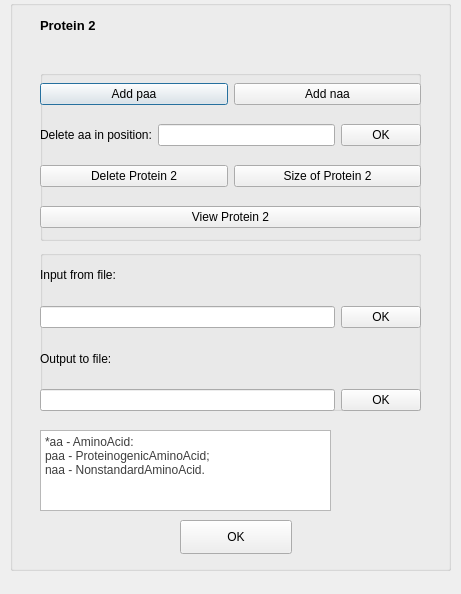
<?xml version="1.0" encoding="UTF-8"?>
<ui version="4.0">
 <class>SecondWindow</class>
 <widget class="QDialog" name="SecondWindow">
  <property name="geometry">
   <rect>
    <x>0</x>
    <y>0</y>
    <width>461</width>
    <height>594</height>
   </rect>
  </property>
  <property name="windowTitle">
   <string>Protein 2</string>
  </property>
  <widget class="QGroupBox" name="groupBox_3">
   <property name="geometry">
    <rect>
     <x>10</x>
     <y>0</y>
     <width>441</width>
     <height>571</height>
    </rect>
   </property>
   <property name="title">
    <string/>
   </property>
   <widget class="QLabel" name="label_2">
    <property name="geometry">
     <rect>
      <x>30</x>
      <y>10</y>
      <width>101</width>
      <height>31</height>
     </rect>
    </property>
    <property name="font">
     <font>
      <pointsize>10</pointsize>
     </font>
    </property>
    <property name="text">
     <string>&lt;html&gt;&lt;head/&gt;&lt;body&gt;&lt;p&gt;&lt;span style=&quot; font-weight:600;&quot;&gt;Protein 2&lt;/span&gt;&lt;/p&gt;&lt;/body&gt;&lt;/html&gt;</string>
    </property>
   </widget>
   <widget class="QGroupBox" name="groupBox_2">
    <property name="geometry">
     <rect>
      <x>30</x>
      <y>70</y>
      <width>381</width>
      <height>171</height>
     </rect>
    </property>
    <property name="title">
     <string/>
    </property>
    <widget class="QWidget" name="verticalLayoutWidget_4">
     <property name="geometry">
      <rect>
       <x>0</x>
       <y>0</y>
       <width>381</width>
       <height>171</height>
      </rect>
     </property>
     <layout class="QVBoxLayout" name="verticalLayout_4">
      <item>
       <layout class="QHBoxLayout" name="horizontalLayout">
        <item>
         <widget class="QPushButton" name="pushButton_13">
          <property name="text">
           <string>Add paa</string>
          </property>
         </widget>
        </item>
        <item>
         <widget class="QPushButton" name="pushButton_14">
          <property name="text">
           <string>Add naa</string>
          </property>
         </widget>
        </item>
       </layout>
      </item>
      <item>
       <layout class="QHBoxLayout" name="horizontalLayout_10">
        <item>
         <widget class="QLabel" name="label_10">
          <property name="font">
           <font>
            <pointsize>9</pointsize>
           </font>
          </property>
          <property name="text">
           <string>Delete aa in position:</string>
          </property>
         </widget>
        </item>
        <item>
         <widget class="QLineEdit" name="lineEdit_5">
          <property name="font">
           <font>
            <pointsize>9</pointsize>
           </font>
          </property>
         </widget>
        </item>
        <item>
         <widget class="QPushButton" name="pushButton_4">
          <property name="font">
           <font>
            <pointsize>9</pointsize>
           </font>
          </property>
          <property name="text">
           <string>OK</string>
          </property>
         </widget>
        </item>
       </layout>
      </item>
      <item>
       <layout class="QHBoxLayout" name="horizontalLayout_11">
        <item>
         <widget class="QPushButton" name="pushButton_5">
          <property name="font">
           <font>
            <pointsize>9</pointsize>
           </font>
          </property>
          <property name="text">
           <string>Delete Protein 2</string>
          </property>
         </widget>
        </item>
        <item>
         <widget class="QPushButton" name="pushButton_6">
          <property name="font">
           <font>
            <pointsize>9</pointsize>
           </font>
          </property>
          <property name="text">
           <string>Size of Protein 2</string>
          </property>
         </widget>
        </item>
       </layout>
      </item>
      <item>
       <layout class="QHBoxLayout" name="horizontalLayout_12">
        <item>
         <widget class="QPushButton" name="pushButton_7">
          <property name="font">
           <font>
            <pointsize>9</pointsize>
           </font>
          </property>
          <property name="text">
           <string>View Protein 2</string>
          </property>
         </widget>
        </item>
       </layout>
      </item>
     </layout>
    </widget>
   </widget>
   <widget class="QGroupBox" name="groupBox_5">
    <property name="geometry">
     <rect>
      <x>30</x>
      <y>250</y>
      <width>381</width>
      <height>161</height>
     </rect>
    </property>
    <property name="title">
     <string/>
    </property>
    <widget class="QWidget" name="verticalLayoutWidget_5">
     <property name="geometry">
      <rect>
       <x>0</x>
       <y>0</y>
       <width>381</width>
       <height>161</height>
      </rect>
     </property>
     <layout class="QVBoxLayout" name="verticalLayout_5">
      <item>
       <layout class="QHBoxLayout" name="horizontalLayout_13">
        <item>
         <widget class="QLabel" name="label_3">
          <property name="font">
           <font>
            <pointsize>9</pointsize>
           </font>
          </property>
          <property name="text">
           <string>Input from file:</string>
          </property>
         </widget>
        </item>
       </layout>
      </item>
      <item>
       <layout class="QHBoxLayout" name="horizontalLayout_27">
        <item>
         <widget class="QLineEdit" name="lineEdit_6">
          <property name="font">
           <font>
            <pointsize>9</pointsize>
           </font>
          </property>
         </widget>
        </item>
        <item>
         <widget class="QPushButton" name="pushButton_8">
          <property name="font">
           <font>
            <pointsize>9</pointsize>
           </font>
          </property>
          <property name="text">
           <string>OK</string>
          </property>
         </widget>
        </item>
       </layout>
      </item>
      <item>
       <layout class="QHBoxLayout" name="horizontalLayout_14">
        <item>
         <widget class="QLabel" name="label_11">
          <property name="font">
           <font>
            <pointsize>9</pointsize>
           </font>
          </property>
          <property name="text">
           <string>Output to file:</string>
          </property>
         </widget>
        </item>
       </layout>
      </item>
      <item>
       <layout class="QHBoxLayout" name="horizontalLayout_28">
        <item>
         <widget class="QLineEdit" name="lineEdit_7">
          <property name="font">
           <font>
            <pointsize>9</pointsize>
           </font>
          </property>
         </widget>
        </item>
        <item>
         <widget class="QPushButton" name="pushButton_9">
          <property name="font">
           <font>
            <pointsize>9</pointsize>
           </font>
          </property>
          <property name="text">
           <string>OK</string>
          </property>
         </widget>
        </item>
       </layout>
      </item>
     </layout>
    </widget>
   </widget>
   <widget class="QTextBrowser" name="textBrowser">
    <property name="geometry">
     <rect>
      <x>30</x>
      <y>430</y>
      <width>291</width>
      <height>81</height>
     </rect>
    </property>
    <property name="html">
     <string>&lt;!DOCTYPE HTML PUBLIC &quot;-//W3C//DTD HTML 4.0//EN&quot; &quot;http://www.w3.org/TR/REC-html40/strict.dtd&quot;&gt;
&lt;html&gt;&lt;head&gt;&lt;meta name=&quot;qrichtext&quot; content=&quot;1&quot; /&gt;&lt;style type=&quot;text/css&quot;&gt;
p, li { white-space: pre-wrap; }
&lt;/style&gt;&lt;/head&gt;&lt;body style=&quot; font-family:'MS Shell Dlg 2'; font-size:8pt; font-weight:400; font-style:normal;&quot;&gt;
&lt;p style=&quot; margin-top:0px; margin-bottom:0px; margin-left:0px; margin-right:0px; -qt-block-indent:0; text-indent:0px;&quot;&gt;&lt;span style=&quot; font-family:'MS Shell Dlg 2'; font-size:9pt; color:#3d3d3d;&quot;&gt;*aa - AminoAcid:&lt;br /&gt;paa - ProteinogenicAminoAcid;&lt;/span&gt;&lt;/p&gt;
&lt;p style=&quot; margin-top:0px; margin-bottom:0px; margin-left:0px; margin-right:0px; -qt-block-indent:0; text-indent:0px;&quot;&gt;&lt;span style=&quot; font-family:'MS Shell Dlg 2'; font-size:9pt; color:#3d3d3d;&quot;&gt;naa - NonstandardAminoAcid.&lt;/span&gt;&lt;/p&gt;&lt;/body&gt;&lt;/html&gt;</string>
    </property>
   </widget>
   <widget class="QPushButton" name="pushButton">
    <property name="geometry">
     <rect>
      <x>170</x>
      <y>520</y>
      <width>112</width>
      <height>34</height>
     </rect>
    </property>
    <property name="font">
     <font>
      <pointsize>9</pointsize>
     </font>
    </property>
    <property name="text">
     <string>OK</string>
    </property>
   </widget>
  </widget>
 </widget>
 <resources/>
 <connections/>
</ui>
